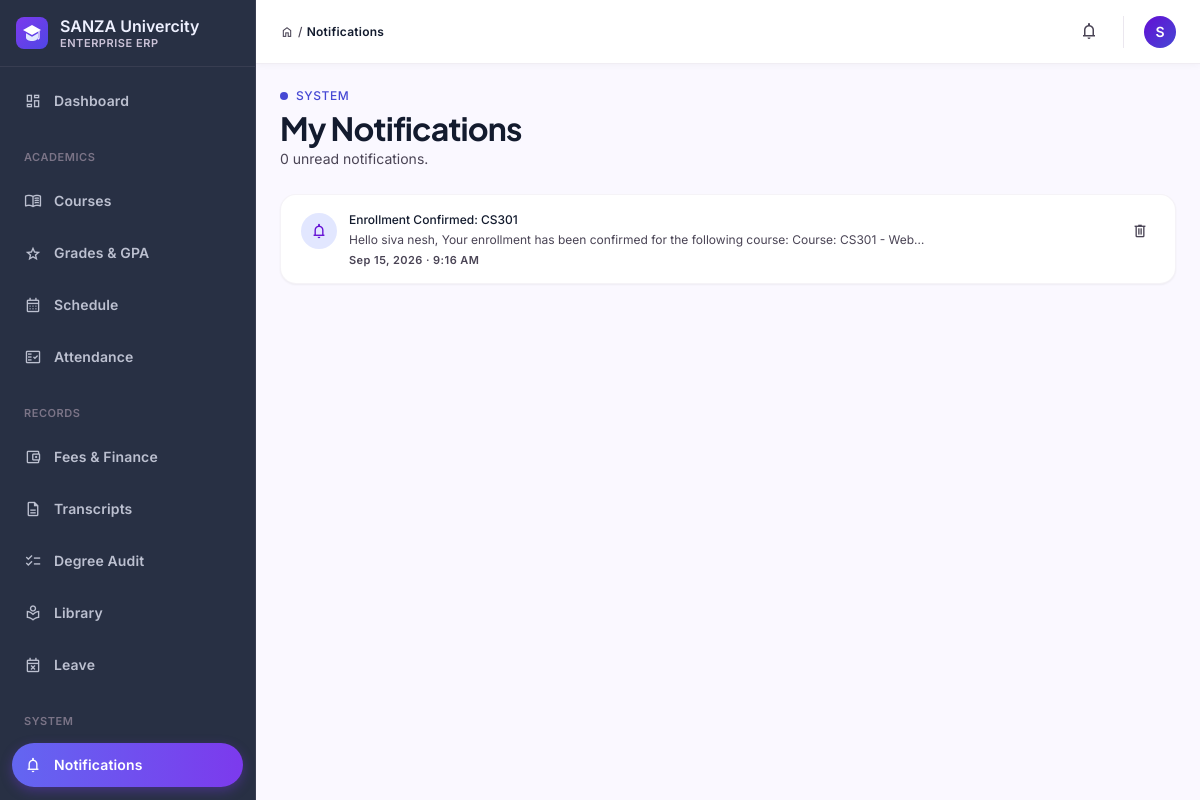
Page /students/notifications/ (signed in) on the committed database.
### students/models.py (models this page shows, shortened)
class User(AbstractUser):
    ROLE_CHOICES = (
        ('admin', 'Administrator'),
        ('faculty', 'Faculty/Instructor'),
        ('student', 'Student'),
    )
    role = models.CharField(max_length=20, choices=ROLE_CHOICES, default='student')
    phone = models.CharField(max_length=20, blank=True, null=True)
    department = models.CharField(max_length=100, blank=True, null=True)
    enrollment_year = models.IntegerField(blank=True, null=True)
    class Meta:
        ordering = ['-date_joined']

class Notification(models.Model):
    NOTIFICATION_TYPES = [
        ('grade_released', 'Grade Released'),
        ('fee_due', 'Fee Due Soon'),
        ('fee_overdue', 'Fee Overdue'),
        ('enrollment_confirmed', 'Enrollment Confirmed'),
        ('enrollment_rejected', 'Enrollment Rejected'),
        ('attendance_warning', 'Attendance Warning'),
        ('academic_warning', 'Academic Warning'),
        ('transcript_available', 'Transcript Available'),
        ('report_generated', 'Report Generated'),
        ('system_notification', 'System Notification'),
    ]
    recipient = models.ForeignKey(User, on_delete=models.CASCADE, related_name='notifications')
    notification_type = models.CharField(max_length=50, choices=NOTIFICATION_TYPES)
    subject = models.CharField(max_length=255)
    message = models.TextField()
    email_sent = models.BooleanField(default=False)
    email_failed = models.BooleanField(default=False)
    failure_reason = models.TextField(blank=True, null=True)
    is_read = models.BooleanField(default=False)
    related_grade = models.ForeignKey(Grade, on_delete=models.SET_NULL, blank=True, null=True)
    related_fee = models.ForeignKey(Fee, on_delete=models.SET_NULL, blank=True, null=True)
    related_enrollment = models.ForeignKey(Enrollment, on_delete=models.SET_NULL, blank=True, null=True)
    created_at = models.DateTimeField(auto_now_add=True)
    sent_at = models.DateTimeField(blank=True, null=True)
    read_at = models.DateTimeField(blank=True, null=True)
    class Meta:
        ordering = ['-created_at']
        verbose_name_plural = "Notifications"

### students/views.py (the view)
# urls.py: path('notifications/', views.notification_list, name='notification_list'),
@login_required(login_url='login')
def notification_list(request):
    user = request.user
    notifications = Notification.objects.filter(recipient=user).order_by('-created_at')
    paginator = Paginator(notifications, 20)
    page_number = request.GET.get('page')
    notifications = paginator.get_page(page_number)
    unread_count = Notification.objects.filter(recipient=user, is_read=False).count()
    context = {
        'title': 'My Notifications',
        'notifications': notifications,
        'unread_count': unread_count,
    }
    return render(request, 'students/notification_list.html', context)

### students/context_processors.py (called while the page is built)
def nav_context(request):
    unread_notifications = 0
    user = getattr(request, 'user', None)
    if user is not None and user.is_authenticated:
        unread_notifications = Notification.objects.filter(
            recipient=user, is_read=False
        ).count()
    return {
        'nav_unread_notifications': unread_notifications,
    }

### students/templates/students/notification_list.html (shortened to what this page needs)
{% extends "base.html" %}
{% block breadcrumb %}Notifications{% endblock %}
{% block content %}
<div class="flex flex-col gap-space-lg">
  <section class="flex flex-col sm:flex-row sm:items-center justify-between gap-space-md">
    <div>
      <div class="flex items-center gap-space-xs text-secondary font-label-md text-label-md tracking-wider uppercase">
        <span class="w-2 h-2 rounded-full bg-secondary"></span> System
      </div>
      <h1 class="font-headline-lg text-headline-lg text-on-surface tracking-tight mt-1">{{ title }}</h1>
      <p class="font-body-md text-body-md text-on-surface-variant">{{ unread_count }} unread notification{{ unread_count|pluralize }}.</p>
    </div>
  </section>
  <section class="bg-surface-container-lowest rounded-2xl border border-outline-variant/20 shadow-sm overflow-hidden">
    {% if notifications %}
    <div class="divide-y divide-outline-variant/15">
      {% for notification in notifications %}
      <div class="flex items-start gap-space-sm px-5 py-4 {% if not notification.is_read %}bg-primary/5{% endif %} hover:bg-surface-container-low/60">
        <span class="w-9 h-9 rounded-full bg-surface-container-high flex items-center justify-center text-primary flex-shrink-0 mt-0.5">
          <span class="material-symbols-outlined text-lg">
          </span>
        </span>
        <a href="{% url 'notification_detail' notification.id %}" class="flex-1 min-w-0">
          <p class="font-body-sm text-body-sm text-on-surface {% if not notification.is_read %}font-semibold{% else %}font-medium{% endif %}">{{ notification.subject }}</p>
          <p class="font-body-sm text-body-sm text-on-surface-variant mt-0.5 truncate">{{ notification.message|truncatechars:100 }}</p>
          <p class="font-label-sm text-label-sm text-on-surface-variant mt-1">{{ notification.created_at|date:"M d, Y · g:i A" }}</p>
        </a>
        <form method="post" action="{% url 'notification_delete' notification.id %}" class="flex-shrink-0">
          <button type="submit" class="p-1.5 rounded-lg text-on-surface-variant hover:bg-error-container hover:text-error transition-colors"><span class="material-symbols-outlined text-lg">delete</span></button>
        </form>
      </div>
      {% endfor %}
    </div>
    {% else %}
    <div class="py-16 text-center">
      <span class="material-symbols-outlined text-4xl text-outline">notifications_off</span>
      <p class="font-body-md text-body-md text-on-surface-variant mt-2">You're all caught up — no notifications.</p>
    </div>
    {% endif %}
  </section>
</div>
{% endblock %}

### students/templates/base.html (shortened to what this page needs)
{% load static %}<!DOCTYPE html>
<html lang="en">
<head>
{% include "partials/_design_tokens.html" %}
</head>
<body class="bg-surface font-body-md text-on-surface antialiased">
<aside id="sidebar" class="fixed left-0 top-0 h-full w-64 bg-inverse-surface border-r border-outline/20 z-50 flex flex-col justify-between overflow-y-auto -translate-x-full lg:translate-x-0 transition-transform duration-200">
  <div class="flex flex-col">
    <div class="flex items-center gap-space-sm px-space-md py-space-md border-b border-outline/20">
      <div class="flex flex-col min-w-0">
        <span class="font-title-md text-title-md text-inverse-on-surface leading-tight truncate">SANZA Univercity</span>
        <span class="font-label-sm text-label-sm text-outline-variant uppercase tracking-wider">Enterprise ERP</span>
      </div>
    </div>
    <nav class="px-space-sm py-space-sm flex flex-col gap-space-xs">
      {% url 'dashboard' as dash_url %}
      <a href="{{ dash_url }}" class="flex items-center gap-space-sm px-space-sm py-2 rounded-xl transition-all {% if request.resolver_match.url_name in 'dashboard,admin_dashboard,faculty_dashboard,student_portal' %}nav-active{% else %}text-inverse-on-surface/75 hover:bg-surface-container-highest/10 hover:text-inverse-on-surface{% endif %}">
        <span class="material-symbols-outlined text-lg">dashboard</span><span class="font-label-lg text-label-lg">Dashboard</span>
      </a>
      <div class="px-space-sm pt-space-sm pb-1"><span class="font-label-sm text-label-sm text-outline uppercase tracking-wider">Academics</span></div>
      <a href="{% url 'course_list' %}" class="flex items-center gap-space-sm px-space-sm py-2 rounded-xl transition-all {% if request.resolver_match.url_name in 'course_list,course_analytics' %}nav-active{% else %}text-inverse-on-surface/75 hover:bg-surface-container-highest/10 hover:text-inverse-on-surface{% endif %}"><span class="material-symbols-outlined text-lg">menu_book</span><span class="font-label-lg text-label-lg">Courses</span></a>
      <a href="{% url 'grade_list' %}" class="flex items-center gap-space-sm px-space-sm py-2 rounded-xl transition-all {% if request.resolver_match.url_name == 'grade_list' %}nav-active{% else %}text-inverse-on-surface/75 hover:bg-surface-container-highest/10 hover:text-inverse-on-surface{% endif %}"><span class="material-symbols-outlined text-lg">grade</span><span class="font-label-lg text-label-lg">Grades &amp; GPA</span></a>
      <a href="{% url 'schedule_dashboard' %}" class="flex items-center gap-space-sm px-space-sm py-2 rounded-xl transition-all {% if request.resolver_match.url_name == 'schedule_dashboard' %}nav-active{% else %}text-inverse-on-surface/75 hover:bg-surface-container-highest/10 hover:text-inverse-on-surface{% endif %}"><span class="material-symbols-outlined text-lg">calendar_month</span><span class="font-label-lg text-label-lg">Schedule</span></a>
      <a href="{% url 'attendance_list' %}" class="flex items-center gap-space-sm px-space-sm py-2 rounded-xl transition-all {% if request.resolver_match.url_name in 'attendance_list,attendance_record,attendance_update' %}nav-active{% else %}text-inverse-on-surface/75 hover:bg-surface-container-highest/10 hover:text-inverse-on-surface{% endif %}"><span class="material-symbols-outlined text-lg">fact_check</span><span class="font-label-lg text-label-lg">Attendance</span></a>
      <div class="px-space-sm pt-space-sm pb-1"><span class="font-label-sm text-label-sm text-outline uppercase tracking-wider">Records</span></div>
      <a href="{% url 'fee_list' %}" class="flex items-center gap-space-sm px-space-sm py-2 rounded-xl transition-all {% if request.resolver_match.url_name == 'fee_list' %}nav-active{% else %}text-inverse-on-surface/75 hover:bg-surface-container-highest/10 hover:text-inverse-on-surface{% endif %}"><span class="material-symbols-outlined text-lg">account_balance_wallet</span><span class="font-label-lg text-label-lg">Fees &amp; Finance</span></a>
      <a href="{% url 'transcript_list' %}" class="flex items-center gap-space-sm px-space-sm py-2 rounded-xl transition-all {% if request.resolver_match.url_name in 'transcript_list,transcript_detail' %}nav-active{% else %}text-inverse-on-surface/75 hover:bg-surface-container-highest/10 hover:text-inverse-on-surface{% endif %}"><span class="material-symbols-outlined text-lg">description</span><span class="font-label-lg text-label-lg">Transcripts</span></a>
      <a href="{% url 'degree_audit_list' %}" class="flex items-center gap-space-sm px-space-sm py-2 rounded-xl transition-all {% if request.resolver_match.url_name in 'degree_audit_list,degree_audit_detail' %}nav-active{% else %}text-inverse-on-surface/75 hover:bg-surface-container-highest/10 hover:text-inverse-on-surface{% endif %}"><span class="material-symbols-outlined text-lg">checklist</span><span class="font-label-lg text-label-lg">Degree Audit</span></a>
      <a href="{% url 'library_catalog' %}" class="flex items-center gap-space-sm px-space-sm py-2 rounded-xl transition-all {% if request.resolver_match.url_name == 'library_catalog' %}nav-active{% else %}text-inverse-on-surface/75 hover:bg-surface-container-highest/10 hover:text-inverse-on-surface{% endif %}"><span class="material-symbols-outlined text-lg">local_library</span><span class="font-label-lg text-label-lg">Library</span></a>
      <a href="{% url 'leave_dashboard' %}" class="flex items-center gap-space-sm px-space-sm py-2 rounded-xl transition-all {% if request.resolver_match.url_name == 'leave_dashboard' %}nav-active{% else %}text-inverse-on-surface/75 hover:bg-surface-container-highest/10 hover:text-inverse-on-surface{% endif %}"><span class="material-symbols-outlined text-lg">event_busy</span><span class="font-label-lg text-label-lg">Leave</span></a>
      <div class="px-space-sm pt-space-sm pb-1"><span class="font-label-sm text-label-sm text-outline uppercase tracking-wider">System</span></div>
      <a href="{% url 'notification_list' %}" class="flex items-center justify-between gap-space-sm px-space-sm py-2 rounded-xl transition-all {% if request.resolver_match.url_name in 'notification_list,notification_detail' %}nav-active{% else %}text-inverse-on-surface/75 hover:bg-surface-container-highest/10 hover:text-inverse-on-surface{% endif %}">
        <span class="flex items-center gap-space-sm"><span class="material-symbols-outlined text-lg">notifications</span><span class="font-label-lg text-label-lg">Notifications</span></span>
      </a>
      <a href="{% url 'notification_settings' %}" class="flex items-center gap-space-sm px-space-sm py-2 rounded-xl transition-all {% if request.resolver_match.url_name == 'notification_settings' %}nav-active{% else %}text-inverse-on-surface/75 hover:bg-surface-container-highest/10 hover:text-inverse-on-surface{% endif %}"><span class="material-symbols-outlined text-lg">settings</span><span class="font-label-lg text-label-lg">Settings</span></a>
    </nav>
  </div>
</aside>
<div class="lg:pl-64">
  <header class="sticky top-0 h-16 bg-surface-container-lowest border-b border-outline-variant/30 shadow-[0_1px_8px_rgba(0,0,0,0.04)] z-30 flex items-center justify-between px-space-md lg:px-space-lg gap-space-sm">
    <div class="flex items-center gap-space-md flex-1 min-w-0">
      <div class="hidden sm:flex items-center gap-1 text-on-surface-variant font-label-md text-label-md flex-shrink-0">
        <span class="material-symbols-outlined text-sm">home</span><span>/</span>
        <span class="text-on-surface font-semibold">{% block breadcrumb %}Console{% endblock %}</span>
      </div>
    </div>
    <div class="flex items-center gap-space-sm flex-shrink-0">
      {% if user.is_authenticated %}
      <a href="{% url 'notification_list' %}" aria-label="Notifications" class="relative p-2 rounded-lg text-on-surface-variant hover:bg-surface-container-low transition-colors">
        <span class="material-symbols-outlined text-xl">notifications</span>
      </a>
      <div class="flex items-center gap-space-sm pl-1">
        <div class="w-8 h-8 rounded-full bg-gradient-to-br from-primary to-secondary flex items-center justify-center text-on-primary font-label-lg text-label-lg flex-shrink-0">
          {{ user.get_full_name|default:user.username|slice:":1"|upper }}
        </div>
      </div>
      {% else %}
      <a href="{% url 'login' %}" class="px-4 py-2 rounded-xl bg-gradient-to-r from-primary to-secondary text-on-primary font-label-lg text-label-lg">Sign in</a>
      {% endif %}
    </div>
  </header>
  <main class="w-full px-space-md lg:px-space-lg py-space-lg bg-surface-bright min-h-[calc(100vh-4rem)]">
    {% block content %}{% endblock %}
  </main>
</div>
</body>
</html>

### students/templates/partials/_design_tokens.html (style rules this page uses)
.nav-active { background-image:linear-gradient(to right,#6366f1,#7c3aed);color:#fff;box-shadow:0 4px 12px rgba(124,58,237,.35); }

### rows in the picture
User: get_full_name "S"
Notification: subject "Enrollment Confirmed: CS301", message "Hello siva nesh, Your enrollment has been confirmed for the following course: Course: CS301 - Web…", created_at "Sep 15, 2026 · 9:16 AM"

### other values in the picture
{{ title }} "My Notifications"
{{ unread_count }} "0"
